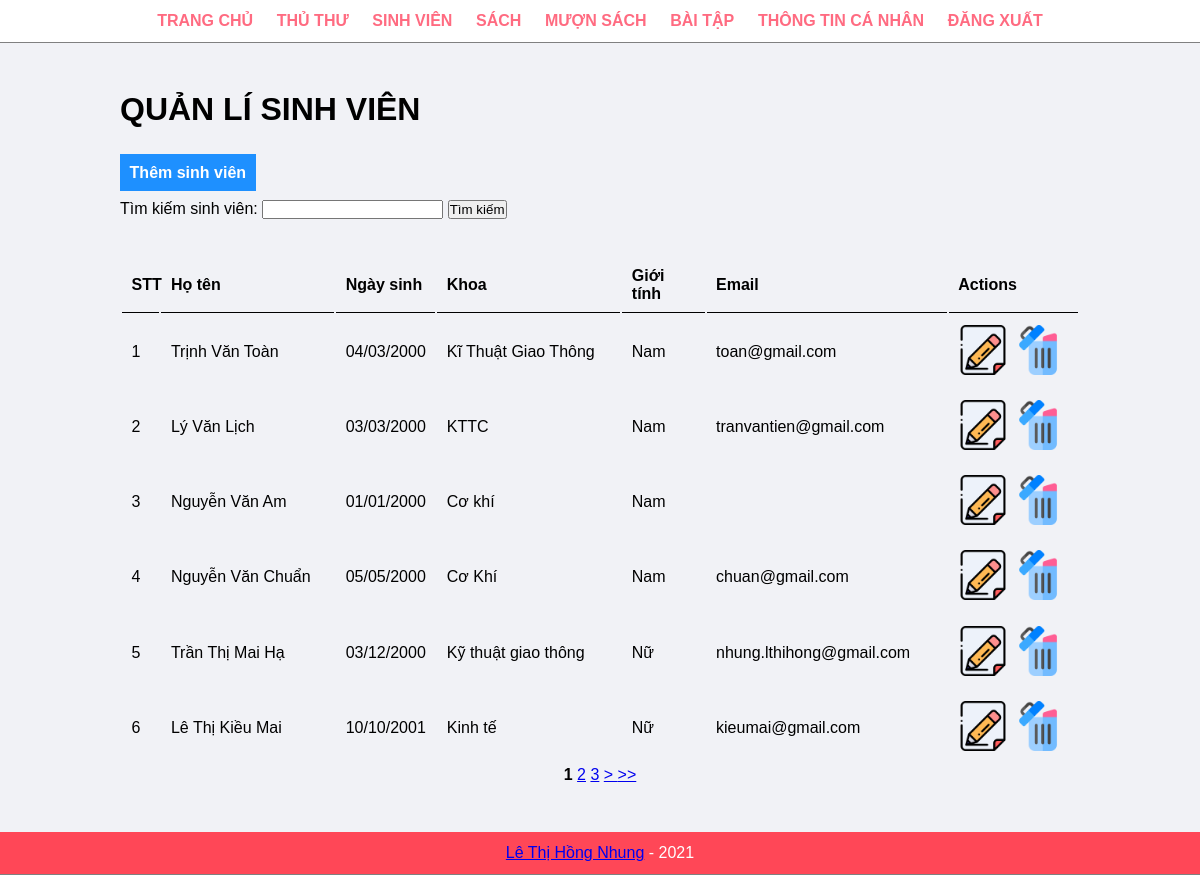
Page /admin/manage-sv.php (signed in) on the committed database.
### tables this page shows
CREATE TABLE `sinh_vien` (
  `ma_sv` varchar(8) NOT NULL,
  `hoten_sv` varchar(50) NOT NULL,
  `gioitinh_sv` varchar(6) NOT NULL,
  `ngaysinh_sv` date NOT NULL,
  `diachi_sv` varchar(50) NOT NULL,
  `khoa` varchar(50) NOT NULL,
  `email` varchar(50) NOT NULL,
  `pwd_sv` varchar(50) NOT NULL
);

### admin/manage-sv.php (the view, shortened to what this page needs)
<?php include('partials/menu.php') ?>
<div class="main-content">
    <div class="wrapper">
        <h1>QUẢN LÍ SINH VIÊN</h1>
        <br /><br />
        <a href="<?php echo SITEURL; ?>admin/add-sv.php" class="btn-primary">Thêm sinh viên</a>
        <br><br>
        <form action="" method="POST">
            <label>Tìm kiếm sinh viên: </label>
            <input type="search" name="search" value="">
            <input type="submit" name="tim" value="Tìm kiếm">
        </form>
        <br /><br />
        <table class="tbl-full">
            <tr>
                <th>STT</th>
                <th>Họ tên</th>
                <th>Ngày sinh</th>
                <th>Khoa</th>
                <th>Giới tính</th>
                <th>Email</th>
                <th>Actions</th>
            </tr>
            <?php
        $rowsPerPage = 6;
        $offset = ($_GET['page'] - 1) * $rowsPerPage;
            $sn = 1;
            if(isset($_POST['tim']))
            {
                $search=$_POST['search'];
                $sql="SELECT * FROM sinh_vien WHERE ma_sv LIKE '%$search%' OR hoten_sv LIKE '%$search%' OR gioitinh_sv LIKE '%$search%' OR diachi_sv LIKE '%$search%' OR khoa LIKE '%$search%' OR email LIKE '%$search%' LIMIT $offset, $rowsPerPage ";
                $res=mysqli_query($conn, $sql);
            }
            else{
            $sql = "SELECT * from sinh_vien LIMIT $offset, $rowsPerPage";
            $res = mysqli_query($conn, $sql);}
            if ($res == true) {
                $count = mysqli_num_rows($res);
                if ($count > 0) {
                    while ($rows = mysqli_fetch_assoc($res)) {
                        $id = $rows['ma_sv'];
                        $ten = $rows['hoten_sv'];
                        $ngaysinh = $rows['ngaysinh_sv'];
                        $ngaysinh=date("d/m/Y", strtotime($ngaysinh));
                        $khoa = $rows['khoa'];
                        $gioitinh = $rows['gioitinh_sv'];
                        $email = $rows['email'];
            ?>
                        <tr>
                            <td><?php echo $sn++; ?> </td>
                            <td><?php echo $ten; ?></td>
                            <td><?php echo $ngaysinh; ?></td>
                            <td><?php echo $khoa; ?></td>
                            <td><?php if($gioitinh=='Nam') echo "Nam";
                            else echo "Nữ"; ?></td>
                            <td><?php echo $email; ?></td>
                            <td>
                                <a href="<?php echo SITEURL; ?>admin/update-sv.php?id=<?php echo $id;?>"><img src="<?php echo SITEURL; ?>images/edit.png" width="50px" title="Sửa thông tin sinh viên"></a>
                                <a href="<?php echo SITEURL; ?>admin/delete-sv.php?id=<?php echo $id;?>"><img src="<?php echo SITEURL; ?>images/delete.png" width="50px" title="Xóa sinh viên"></a>
                            </td>
                        </tr>
            <?php
                    }
                }
            }
            ?>
        </table>
<div style="text-align: center;">
    <?php
    $re = mysqli_query($conn, 'select * from sinh_vien');
    $numRows = mysqli_num_rows($re);
    $maxPage = floor($numRows/$rowsPerPage) + 1;
    for ($i=1 ; $i<=$maxPage ; $i++)
    {
        if ($i == $_GET['page'])
        {
            echo '<b>'.$i.'</b> ';
        }
        else echo "<a href=" .$_SERVER['PHP_SELF']. "?page=".$i."> ".$i."</a> ";
    }
    if ($_GET['page'] < $maxPage) {
        echo "<a href=" . $_SERVER['PHP_SELF'] . "?page=".($_GET['page'] + 1) . "> > </a>";
        echo "<a href=" . $_SERVER['PHP_SELF'] . "?page=".($maxPage) . "> >> </a>";
    }
    ?>
    </div>
    </div>
</div>
<?php include('partials/footer.php'); ?>

### css/admin.css (style rules this page uses)
* { margin: 0; padding: 0; font-family: Arial, Helvetica, sans-serif; }
.wrapper { padding:1%; width: 80%; margin: 0 auto; }
.tbl-full { width: 100%; }
table tr th { border-bottom: 1px solid black; padding: 1%; text-align: left; }
table tr td { padding: 1%; }
.btn-primary { background-color: #1e90ff; padding: 1%; color: white; text-decoration: none; font-weight: bold; }
.main-content { background-color: #f1f2f6; padding: 3% 0; }

### rows in the picture
sinh_vien: hoten_sv "Trịnh Văn Toàn", ngaysinh_sv "04/03/2000", khoa "Kĩ Thuật Giao Thông", gioitinh_sv "Nam", email "toan@gmail.com"
sinh_vien: hoten_sv "Lý Văn Lịch", ngaysinh_sv "03/03/2000", khoa "KTTC", gioitinh_sv "Nam", email "tranvantien@gmail.com"
sinh_vien: hoten_sv "Nguyễn Văn Am", ngaysinh_sv "01/01/2000", khoa "Cơ khí", gioitinh_sv "Nam"
sinh_vien: hoten_sv "Nguyễn Văn Chuẩn", ngaysinh_sv "05/05/2000", khoa "Cơ Khí", gioitinh_sv "Nam", email "chuan@gmail.com"
sinh_vien: hoten_sv "Trần Thị Mai Hạ", ngaysinh_sv "03/12/2000", khoa "Kỹ thuật giao thông", gioitinh_sv "Nữ", email "nhung.lthihong@gmail.com"
sinh_vien: hoten_sv "Lê Thị Kiều Mai", ngaysinh_sv "10/10/2001", khoa "Kinh tế", gioitinh_sv "Nữ", email "kieumai@gmail.com"
